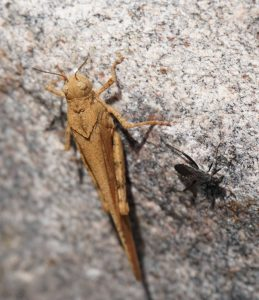
#> input picture grasshopper.jpg, 259 x 300 px
$ python imgcrop1.py
#> lines starting #> are read from the running program, lines starting #| are printed output that depends on the picture
# -*- coding: utf-8 -*-
"""
Created on Thu Dec  6 12:22:32 2018

@author: robert kennedy
"""
from PIL import Image

def main():
	try:
		#Relative Path
		img = Image.open("grasshopper.jpg")
#> img is the input picture: PIL image 259x300 RGB; mean R, G, B 157.9, 146.8, 138.9
		width, height = img.size
#> width = 259; height = 300

		area = (0, 0, width/2, height/2)
#> area = (0, 0, 129.5, 150)
		img = img.crop(area)
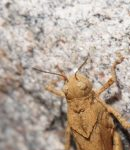
#> img: PIL image 130x150 RGB; mean R, G, B 179.1, 164.1, 150.8

		#Saved in the same relative location
		img.save("cropped_picture.jpg")

	except IOError:
		pass

if __name__ == "__main__":
	main()
